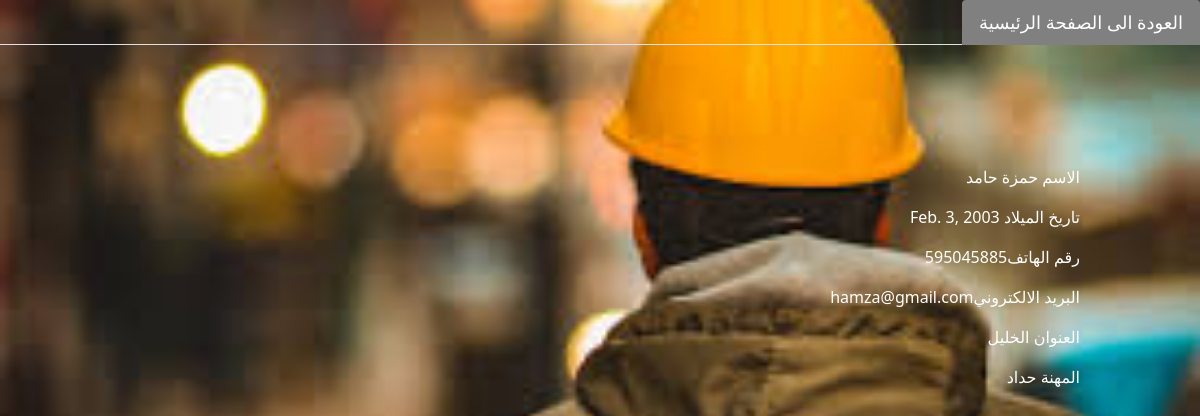
Screenshot of /show/6 with the database file from the repository.
### login/models.py (models this page shows, shortened)
class Worker(models.Model):
    first_name=models.CharField(max_length=45)
    last_name=models.CharField(max_length=45)
    email=models.EmailField(max_length=45)
    password=models.CharField(max_length=10)
    birthdate=BirthdayField()
    created_at = models.DateTimeField(auto_now_add=True)
    updated_at = models.DateTimeField(auto_now=True)
    objects1 = BirthdayManager()
    objects = WorkManager()

### work/models.py (models this page shows, shortened)
class Skill(models.Model):
    address=models.CharField(max_length=100)
    phone=models.IntegerField(default=0)
    mobile1=models.IntegerField(default=0)
    mobile2=models.IntegerField(default=0)
    nickname=models.CharField(max_length=45, null = True, blank = True, default = "nickname")
    facebook=models.CharField(max_length=45)
    whatsapp=models.CharField(max_length=45)
    worker=models.ForeignKey(Worker,related_name="skills",on_delete=models.CASCADE)
    categoty=models.ForeignKey(Skill_cat,related_name="cats",on_delete=models.CASCADE)
    community=models.ForeignKey(Community,related_name="communities",on_delete=models.CASCADE)
    city=models.ForeignKey(City,related_name="cities",on_delete=models.CASCADE)
    education=models.ForeignKey(Education,related_name="educations",on_delete=models.CASCADE)
    created_at = models.DateTimeField(auto_now_add=True)
    updated_at = models.DateTimeField(auto_now=True)
    objects = SkillManager()

class Skill_cat(models.Model):
    categoty=models.CharField(max_length=45)
    created_at = models.DateTimeField(auto_now_add=True)
    updated_at = models.DateTimeField(auto_now=True)
    def __str__(self):
        return f"{self.categoty}"

### work/views.py (the view)
# urls.py: path('show/<int:worker_id>',views.show_worker),
def show_worker(request,worker_id):
    skill=models.get_skill(worker_id)
    worker=models.get_worker(worker_id)
    context={
        'skills':skill,
        'this_worker':worker,
    }
    return render(request,"view.html",context)

### work/models.py (called while the page is built)
def get_worker(info):
    return Worker.objects.get(id=info)

def get_skill(info):
    return Skill.objects.get(id=info)

### work/templates/view.html (shortened to what this page needs)
<!DOCTYPE html>
<html lang="ar" dir="rtl">
<head>
    {% load static %}
    <link rel="stylesheet" href="{% static 'css/style.css' %}">
    <link rel="stylesheet" href="https://cdn.jsdelivr.net/npm/bootstrap@5.1.3/dist/css/bootstrap.rtl.min.css">
</head>
<body class="page3">
    <nav>
        <div class="nav nav-tabs" id="nav-tab" role="tablist">
          <form action="/dashbord" method="post">
          <button class="nav-link" id="nav-home-tab" data-bs-toggle="tab" data-bs-target="#nav-contact" type="submit" role="tab" aria-controls="nav-contact"> العودة الى الصفحة الرئيسية</button>
          </form>
        </div>
      </nav>
    <main class="view">
 <p>الاسم {{this_worker.first_name}}{{this_worker.last_name}} </p>
 <p>تاريخ الميلاد {{this_worker.birthdate}}</p>
 <p>رقم الهاتف{{skills.mobile1}}</p>
 <p> البريد الالكتروني{{this_worker.email}}</p>
 <p> العنوان {{skills.address}}</p>
 <p> المهنة {{skills.categoty}}</p>
</main>
</body>
</html>

### work/static/css/style.css (style rules this page uses)
main { width: 80%; height: 50%; margin: 5% auto; }
button { color: white; }
#nav-home-tab { background-color: gray; font-size: large; color: white; }
.page3 { background-image: url('../img/13.jpg'); background-position: center; background-repeat: no-repeat; background-size: cover; height: 100%; }
.view { color: white; margin: 10% auto; }

### rows the page displays
Worker: first_name "حمزة", last_name "حامد", birthdate "Feb. 3, 2003", email "hamza@gmail.com"
Skill: mobile1 "595045885", address "الخليل", categoty "حداد"
